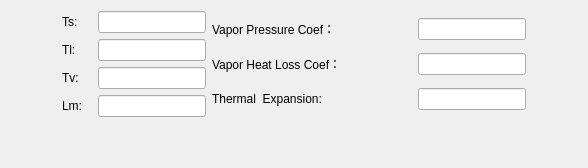
             <widget class="QWidget" name="tab_Thermology">
              <attribute name="title">
               <string>Thermology</string>
              </attribute>
              <layout class="QVBoxLayout" name="verticalLayout_17">
               <item>
                <layout class="QVBoxLayout" name="verticalLayout_10">
                 <item>
                  <layout class="QHBoxLayout" name="horizontalLayout_31">
                   <item>
                    <spacer name="horizontalSpacer_7">
                     <property name="orientation">
                      <enum>Qt::Horizontal</enum>
                     </property>
                     <property name="sizeHint" stdset="0">
                      <size>
                       <width>51</width>
                       <height>20</height>
                      </size>
                     </property>
                    </spacer>
                   </item>
                   <item>
                    <layout class="QVBoxLayout" name="verticalLayout_14">
                     <item>
                      <layout class="QHBoxLayout" name="horizontalLayout_18">
                       <item>
                        <widget class="QLabel" name="label_z_7">
                         <property name="minimumSize">
                          <size>
                           <width>30</width>
                           <height>0</height>
                          </size>
                         </property>
                         <property name="maximumSize">
                          <size>
                           <width>30</width>
                           <height>16777215</height>
                          </size>
                         </property>
                         <property name="text">
                          <string>Ts:</string>
                         </property>
                        </widget>
                       </item>
                       <item>
                        <widget class="QLineEdit" name="solidus_temperature"/>
                       </item>
                      </layout>
                     </item>
                     <item>
                      <layout class="QHBoxLayout" name="horizontalLayout_19">
                       <item>
                        <widget class="QLabel" name="label_z_16">
                         <property name="minimumSize">
                          <size>
                           <width>30</width>
                           <height>0</height>
                          </size>
                         </property>
                         <property name="maximumSize">
                          <size>
                           <width>30</width>
                           <height>16777215</height>
                          </size>
                         </property>
                         <property name="text">
                          <string>Tl:</string>
                         </property>
                        </widget>
                       </item>
                       <item>
                        <widget class="QLineEdit" name="liquidus_temperature"/>
                       </item>
                      </layout>
                     </item>
                     <item>
                      <layout class="QHBoxLayout" name="horizontalLayout_20">
                       <item>
                        <widget class="QLabel" name="label_z_17">
                         <property name="minimumSize">
                          <size>
                           <width>30</width>
                           <height>0</height>
                          </size>
                         </property>
                         <property name="maximumSize">
                          <size>
                           <width>30</width>
                           <height>16777215</height>
                          </size>
                         </property>
                         <property name="text">
                          <string>Tv:</string>
                         </property>
                        </widget>
                       </item>
                       <item>
                        <widget class="QLineEdit" name="evaporation_temperature"/>
                       </item>
                      </layout>
                     </item>
                     <item>
                      <layout class="QHBoxLayout" name="horizontalLayout_21">
                       <item>
                        <widget class="QLabel" name="label_z_18">
                         <property name="minimumSize">
                          <size>
                           <width>30</width>
                           <height>0</height>
                          </size>
                         </property>
                         <property name="text">
                          <string>Lm:</string>
                         </property>
                        </widget>
                       </item>
                       <item>
                        <widget class="QLineEdit" name="latent_heat_melting"/>
                       </item>
                      </layout>
                     </item>
                    </layout>
                   </item>
                   <item>
                    <layout class="QVBoxLayout" name="verticalLayout_15">
                     <item>
                      <layout class="QHBoxLayout" name="horizontalLayout_22">
                       <item>
                        <widget class="QLabel" name="label_z_19">
                         <property name="minimumSize">
                          <size>
                           <width>200</width>
                           <height>0</height>
                          </size>
                         </property>
                         <property name="maximumSize">
                          <size>
                           <width>200</width>
                           <height>16777215</height>
                          </size>
                         </property>
                         <property name="text">
                          <string>Vapor Pressure Coef：</string>
                         </property>
                        </widget>
                       </item>
                       <item>
                        <widget class="QLineEdit" name="vapor_pressure_coefficient"/>
                       </item>
                      </layout>
                     </item>
                     <item>
                      <layout class="QHBoxLayout" name="horizontalLayout_23">
                       <item>
                        <widget class="QLabel" name="label_z_20">
                         <property name="minimumSize">
                          <size>
                           <width>200</width>
                           <height>0</height>
                          </size>
                         </property>
                         <property name="maximumSize">
                          <size>
                           <width>200</width>
                           <height>16777215</height>
                          </size>
                         </property>
                         <property name="text">
                          <string>Vapor Heat Loss Coef：</string>
                         </property>
                        </widget>
                       </item>
                       <item>
                        <widget class="QLineEdit" name="vapor_heat_loss_coefficient"/>
                       </item>
                      </layout>
                     </item>
                     <item>
                      <layout class="QHBoxLayout" name="horizontalLayout_24">
                       <item>
                        <widget class="QLabel" name="label_z_21">
                         <property name="minimumSize">
                          <size>
                           <width>200</width>
                           <height>0</height>
                          </size>
                         </property>
                         <property name="maximumSize">
                          <size>
                           <width>200</width>
                           <height>16777215</height>
                          </size>
                         </property>
                         <property name="text">
                          <string>Thermal  Expansion:</string>
                         </property>
                        </widget>
                       </item>
                       <item>
                        <widget class="QLineEdit" name="thermal_expansion"/>
                       </item>
                      </layout>
                     </item>
                    </layout>
                   </item>
                   <item>
                    <spacer name="horizontalSpacer_9">
                     <property name="orientation">
                      <enum>Qt::Horizontal</enum>
                     </property>
                     <property name="sizeHint" stdset="0">
                      <size>
                       <width>51</width>
                       <height>20</height>
                      </size>
                     </property>
                    </spacer>
                   </item>
                  </layout>
                 </item>
                 <item>
                  <layout class="QHBoxLayout" name="horizontalLayout_25">
                   <property name="rightMargin">
                    <number>10</number>
                   </property>
                   <item>
                    <spacer name="verticalSpacer_2">
                     <property name="orientation">
                      <enum>Qt::Vertical</enum>
                     </property>
                     <property name="sizeHint" stdset="0">
                      <size>
                       <width>20</width>
                       <height>40</height>
                      </size>
                     </property>
                    </spacer>
                   </item>
                  </layout>
                 </item>
                </layout>
               </item>
              </layout>
             </widget>
